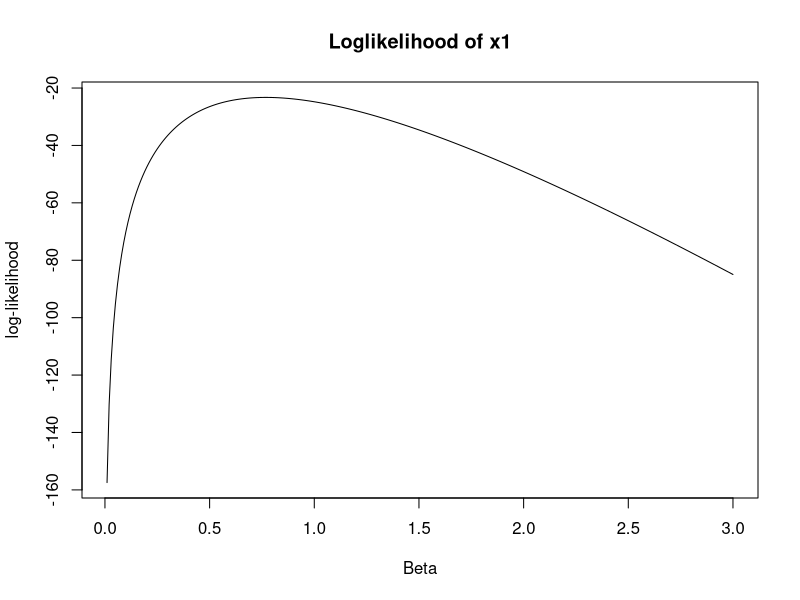
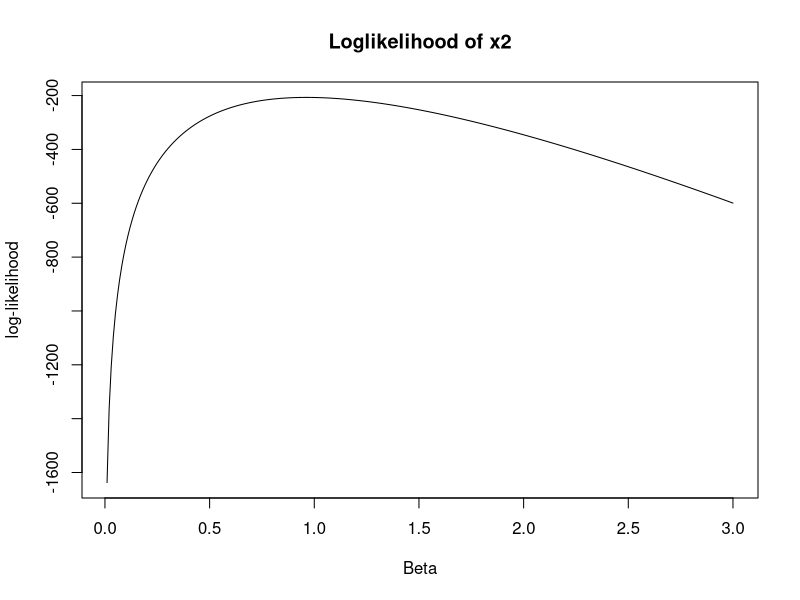
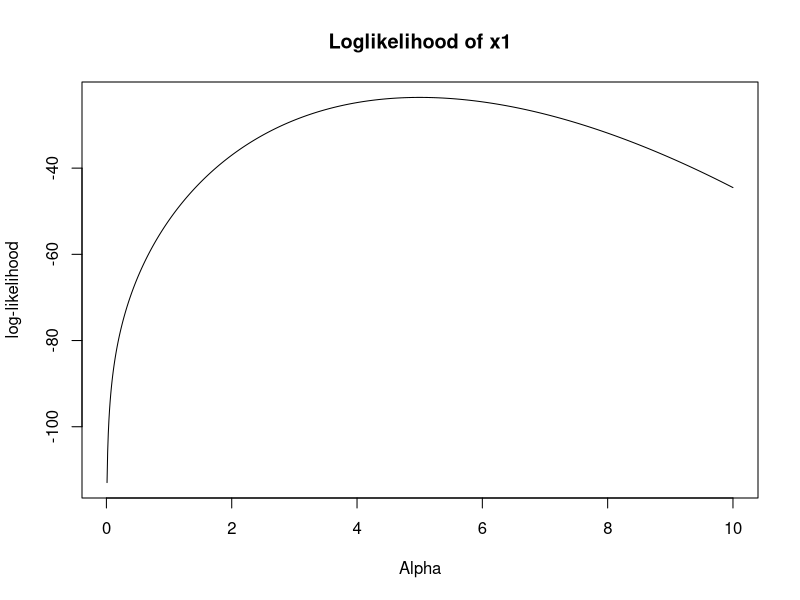
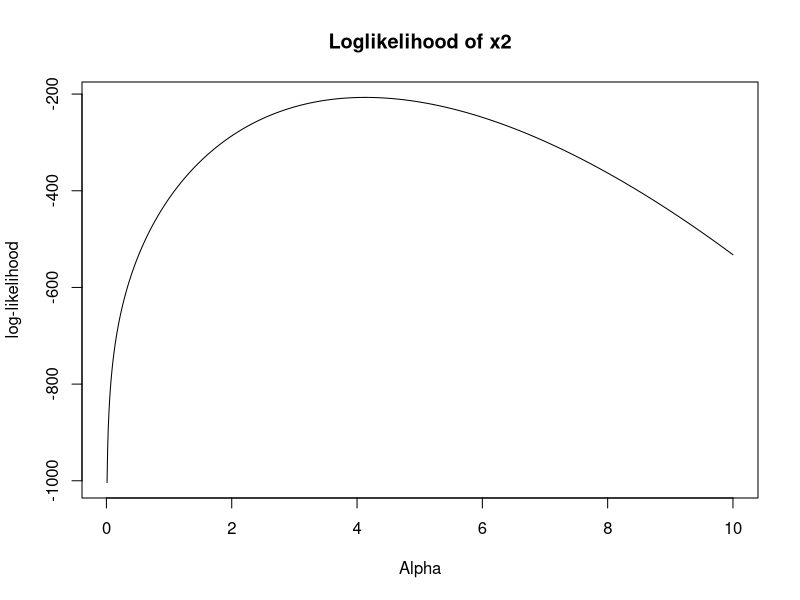
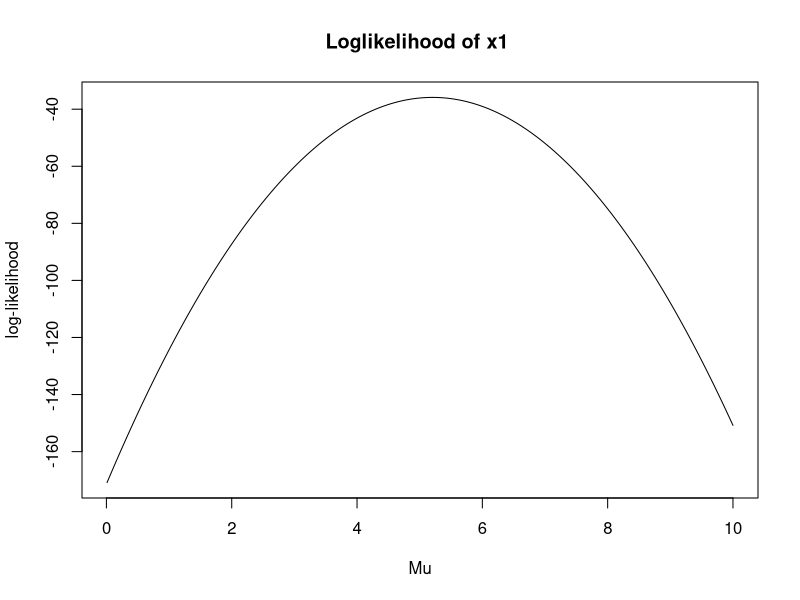
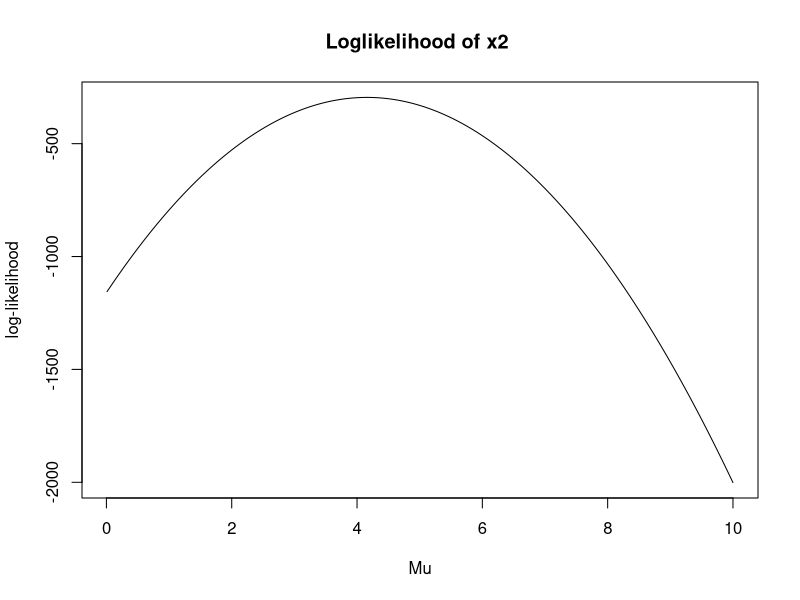
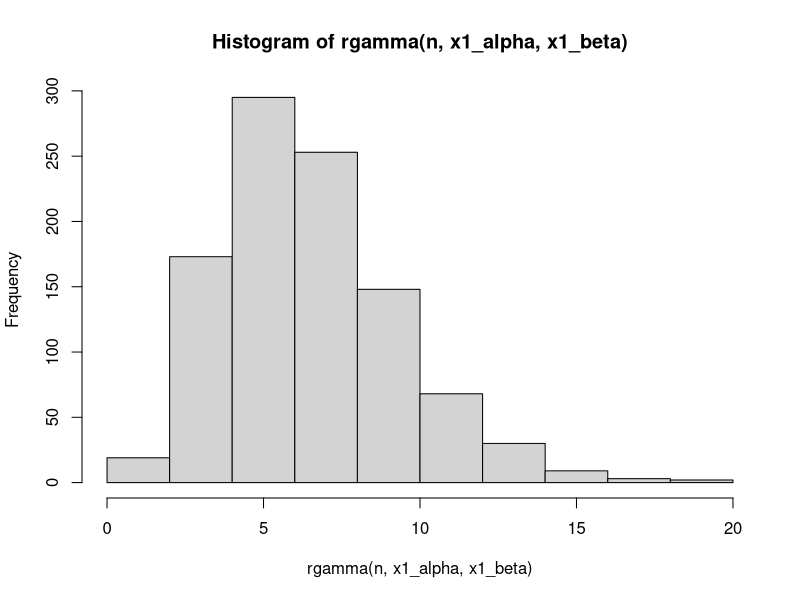
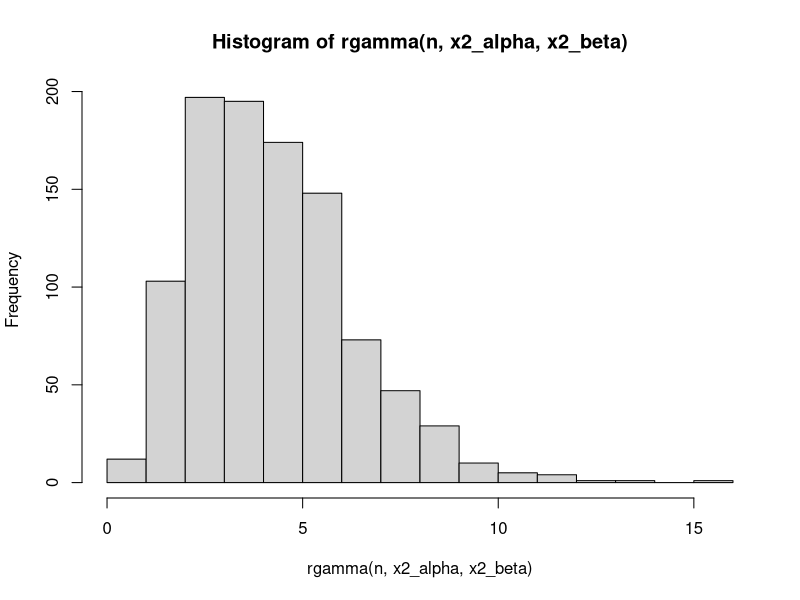

The R script that drew these images, in order:
## ---- chunk 1
knitr::opts_chunk$set(echo = TRUE)
knitr::opts_chunk$set(collapse = TRUE)
## ---- chunk 2
llgamma <- function(x, alpha, beta) {
	n <- length(x)
	p1 <- n * (alpha * log(beta)- lgamma(alpha))
	p2 <- (alpha - 1)* sum(log(x))
	p3 <- beta * sum(x)
	p1 + p2  - p3
} 
## ---- chunk 3
set.seed(4711)
x1 <- rgamma(n=10, shape=4, scale=1)
x2 <- rgamma(n=100, shape=4, scale=1)
beta <- 0.01
beta_list <-c()
results1 <- c()
results2 <- c()

while (beta <= 3){
	results1 <- c(results1, llgamma(x = x1, alpha = 4, beta = beta))
	results2 <- c(results2, llgamma(x = x2, alpha = 4, beta = beta))
	
	beta_list <- c(beta_list, beta)
	beta <- beta + 0.01
}
# Betavärden motsvarande maximal likelihood
x1_beta <- beta_list[which.max(results1)]
x1_beta
x2_beta <- beta_list[which.max(results2)]
x2_beta
## ---- chunk 4
plot(beta_list, results1, type = "l", main= "Loglikelihood of x1", xlab = "Beta", ylab="log-likelihood")
plot(beta_list, results2, type = "l", main= "Loglikelihood of x2", xlab = "Beta", ylab="log-likelihood")
## ---- chunk 5
alpha <- 0.01
alpha_list <-c()
results1 <- c()
results2 <- c()

while (alpha <= 10){
	results1 <- c(results1, llgamma(x = x1, alpha = alpha, beta = 1))
	results2 <- c(results2, llgamma(x = x2, alpha = alpha, beta = 1))
	
	alpha_list <- c(alpha_list, alpha)
	alpha <- alpha + 0.01
}
# Alphavärden motsvarande maximal likelihood
x1_alpha <- alpha_list[which.max(results1)]
x1_alpha 
x2_alpha <- alpha_list[which.max(results2)]
x2_alpha 
## ---- chunk 6
plot(alpha_list, results1, type = "l", main= "Loglikelihood of x1", xlab = "Alpha", ylab="log-likelihood")
plot(alpha_list, results2, type = "l", main= "Loglikelihood of x2", xlab = "Alpha", ylab="log-likelihood")
## ---- chunk 7
llnormal <- function(x, mu, sigma2) {
	n <- length(x)
	p1 <- (n/2) * log(2*pi*sigma2) 
	p2 <- 1/(2*sigma2)
	p3 <- sum((x - mu)**2)
	- p1 - p2 * p3
} 
## ---- chunk 8
mu <- 0.01
mu_list <-c()
results1 <- c()
results2 <- c()

while (mu <= 10){
	results1 <- c(results1, llnormal(x = x1, mu = mu, sigma2 = 1))
	results2 <- c(results2, llnormal(x = x2, mu = mu, sigma2 = 1))
	
	mu_list <- c(mu_list, mu)
	mu <- mu + 0.01
}
# My-värden motsvarande maximal likelihood
x1_mu <- mu_list[which.max(results1)]
x1_mu
x2_mu <- mu_list[which.max(results2)]
x2_mu
## ---- chunk 9
plot(mu_list, results1, type = "l", main= "Loglikelihood of x1 ", xlab = "Mu", ylab="log-likelihood")
plot(mu_list, results2, type = "l", main= "Loglikelihood of x2 ", xlab = "Mu", ylab="log-likelihood")
## ---- chunk 10
n <- 1000
hist(rgamma(n, x1_alpha, x1_beta))
m <- length(x2)
hist( rgamma(n, x2_alpha, x2_beta))
## ---- chunk 11

hist( rnorm(n, x1_mu, 1))
m <- length(x2)
hist( rnorm(n, x2_mu, 1))
## ---- chunk 12
hist(x1, probability = TRUE) 
hist(x2, probability = TRUE) 
## ---- chunk 13
gamma_beta_mle <- function(x,alpha) {
	n <- length(x)
    n * alpha / sum(x)
}
gamma_beta_mle(x1, 4)
gamma_beta_mle(x2, 4)

# Jämfört med vår uppskattning mha likelihood:
x1_beta
x2_beta
## ---- chunk 14
norm_mu_mle <- function(x) {
	n <- length(x)
	sum(x) / n
}

norm_sigma2_mle <- function(x) {
	n <- length(x)
	mean_x <- mean(x)
	sum((x - mean_x)^2) / n
}
## ---- chunk 15
set.seed(42)
y1 <- rnorm(10, mean = 10, sd = sqrt(4))
y2 <- rnorm(10000, mean = 10, sd = sqrt(4))

# Skattning av my
norm_mu_mle(y1)
norm_mu_mle(y2)

# Skattning av sigma2
norm_sigma2_mle(y1)
norm_sigma2_mle(y2)
## ---- chunk 16
llbeta <- function(par=c(2,1), x) {
	alpha <- par[1]
	beta <- par[2]
	n <- length(x)
	a = (alpha - 1) * sum(log(x))
	b = (beta - 1) * sum(log(1 - x))
	c = n * lbeta(alpha, beta)
	res <- a + b - c
	-res
}
## ---- chunk 17
alpha <- 0.2
beta <- 2
z <- rbeta(100, alpha, beta)
hist(z)
## ---- chunk 18
opt_res <- optim(par=c(0,0), fn=llbeta, x=z, method="L-BFGS-B", 
				 lower=c(.Machine$double.eps, .Machine$double.eps))

# Skattade värden för alpha, beta
opt_res$par
## ---- chunk 19
beta1_mle <- c()
beta2_mle <- c()
mu1_mle <- c()
mu2_mle <- c()
sigma21_mle <- c()
sigma22_mle <- c()

alpha <- 4
beta <- 1
mu <- 10
sigma2 <- 4

for(i in 1:2000) {
    x1 <- rgamma(10, alpha, beta)
    x2 <- rgamma(10000, alpha, beta)
    beta1_mle[i] <- gamma_beta_mle(x1, alpha)
	beta2_mle[i] <- gamma_beta_mle(x2, alpha)

    y1 <- rnorm(10, mu, sqrt(sigma2))
    y2 <- rnorm(10000, mu, sqrt(sigma2))
	mu1_mle[i] <- norm_mu_mle(y1)
	mu2_mle[i] <- norm_mu_mle(y2)
	sigma21_mle[i] <- norm_sigma2_mle(y1)
	sigma22_mle[i] <- norm_sigma2_mle(y2)
}
## ---- chunk 20
hist(beta1_mle, probability = TRUE) 
hist(beta2_mle, probability = TRUE) 
## ---- chunk 21
hist(mu1_mle, probability = TRUE) 
hist(mu2_mle, probability = TRUE) 
## ---- chunk 22
hist(sigma21_mle, probability = TRUE) 
hist(sigma22_mle, probability = TRUE) 
## ---- chunk 23
x1 <- rgamma(10, alpha, beta)
x2 <- rgamma(10000, alpha, beta)
y1 <- rnorm(10, mu, sqrt(sigma2))
y2 <- rnorm(10000, mu, sqrt(sigma2))

for(i in 1:2000) {
	beta1_mle[i] <- gamma_beta_mle(sample(x1, 10, replace =TRUE), alpha)
	beta2_mle[i] <- gamma_beta_mle(sample(x2, 10000, replace =TRUE), alpha)
	mu1_mle[i] <- norm_mu_mle(sample(y1, 10, replace =TRUE))
	mu2_mle[i] <- norm_mu_mle(sample(y2, 10000, replace =TRUE))
	sigma21_mle[i] <- norm_sigma2_mle(sample(y1, 10, replace =TRUE))
	sigma22_mle[i] <- norm_sigma2_mle(sample(y2, 10000, replace =TRUE))
}
## ---- chunk 24
hist(beta1_mle, probability = TRUE) 
hist(beta2_mle, probability = TRUE) 
## ---- chunk 25
hist(mu1_mle, probability = TRUE) 
hist(mu2_mle, probability = TRUE) 
## ---- chunk 26
hist(sigma21_mle, probability = TRUE) 
hist(sigma22_mle, probability = TRUE) 
